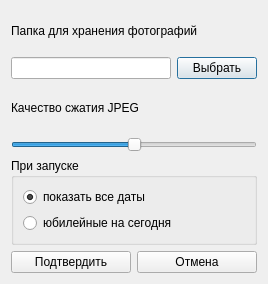
<?xml version="1.0" encoding="UTF-8"?>
<ui version="4.0">
 <class>Settings</class>
 <widget class="QDialog" name="Settings">
  <property name="geometry">
   <rect>
    <x>0</x>
    <y>0</y>
    <width>268</width>
    <height>284</height>
   </rect>
  </property>
  <property name="windowTitle">
   <string>Настройки</string>
  </property>
  <layout class="QVBoxLayout" name="verticalLayout_5">
   <item>
    <layout class="QVBoxLayout" name="verticalLayout_4">
     <item>
      <layout class="QVBoxLayout" name="verticalLayout_3">
       <item>
        <widget class="QLabel" name="label">
         <property name="text">
          <string>Папка для хранения фотографий</string>
         </property>
        </widget>
       </item>
       <item>
        <layout class="QHBoxLayout" name="horizontalLayout">
         <item>
          <widget class="QLineEdit" name="pathEdit"/>
         </item>
         <item>
          <widget class="QPushButton" name="pathButton">
           <property name="text">
            <string>Выбрать</string>
           </property>
          </widget>
         </item>
        </layout>
       </item>
      </layout>
     </item>
     <item>
      <layout class="QVBoxLayout" name="verticalLayout_2">
       <item>
        <widget class="QLabel" name="label_2">
         <property name="text">
          <string>Качество сжатия JPEG</string>
         </property>
        </widget>
       </item>
       <item>
        <widget class="QSlider" name="qualitySlider">
         <property name="maximum">
          <number>100</number>
         </property>
         <property name="value">
          <number>50</number>
         </property>
         <property name="orientation">
          <enum>Qt::Horizontal</enum>
         </property>
        </widget>
       </item>
      </layout>
     </item>
     <item>
      <widget class="QGroupBox" name="startupBox">
       <property name="title">
        <string>При запуске</string>
       </property>
       <layout class="QVBoxLayout" name="verticalLayout">
        <item>
         <widget class="QRadioButton" name="radioButton">
          <property name="text">
           <string>показать все даты</string>
          </property>
          <property name="checked">
           <bool>true</bool>
          </property>
         </widget>
        </item>
        <item>
         <widget class="QRadioButton" name="radioButton_2">
          <property name="text">
           <string>юбилейные на сегодня</string>
          </property>
         </widget>
        </item>
       </layout>
      </widget>
     </item>
     <item>
      <layout class="QHBoxLayout" name="horizontalLayout_2">
       <item>
        <widget class="QPushButton" name="applyButton">
         <property name="text">
          <string>Подтвердить</string>
         </property>
        </widget>
       </item>
       <item>
        <widget class="QPushButton" name="cancelButton">
         <property name="text">
          <string>Отмена</string>
         </property>
        </widget>
       </item>
      </layout>
     </item>
    </layout>
   </item>
  </layout>
 </widget>
 <resources/>
 <connections/>
</ui>
